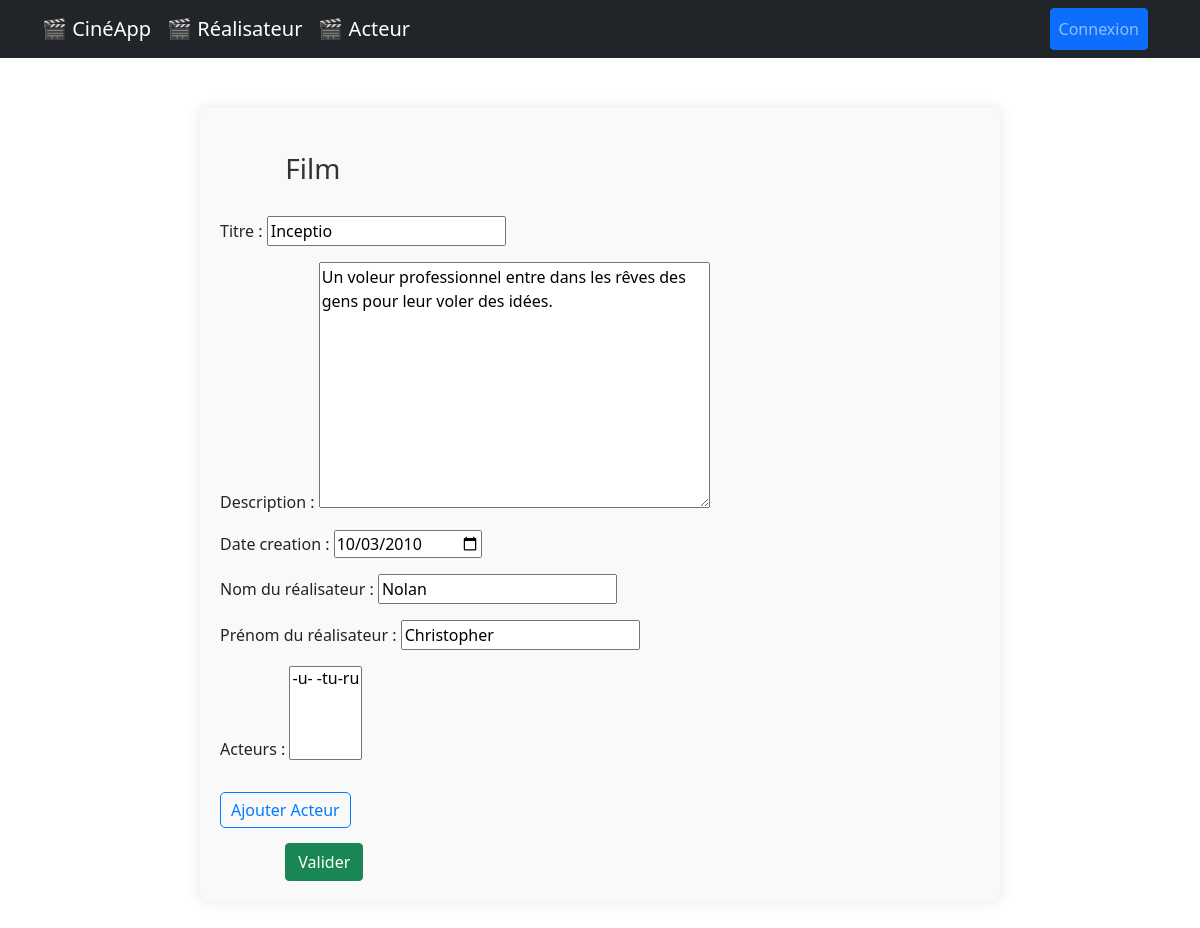
Before: /film/edit/1 with the older database file.
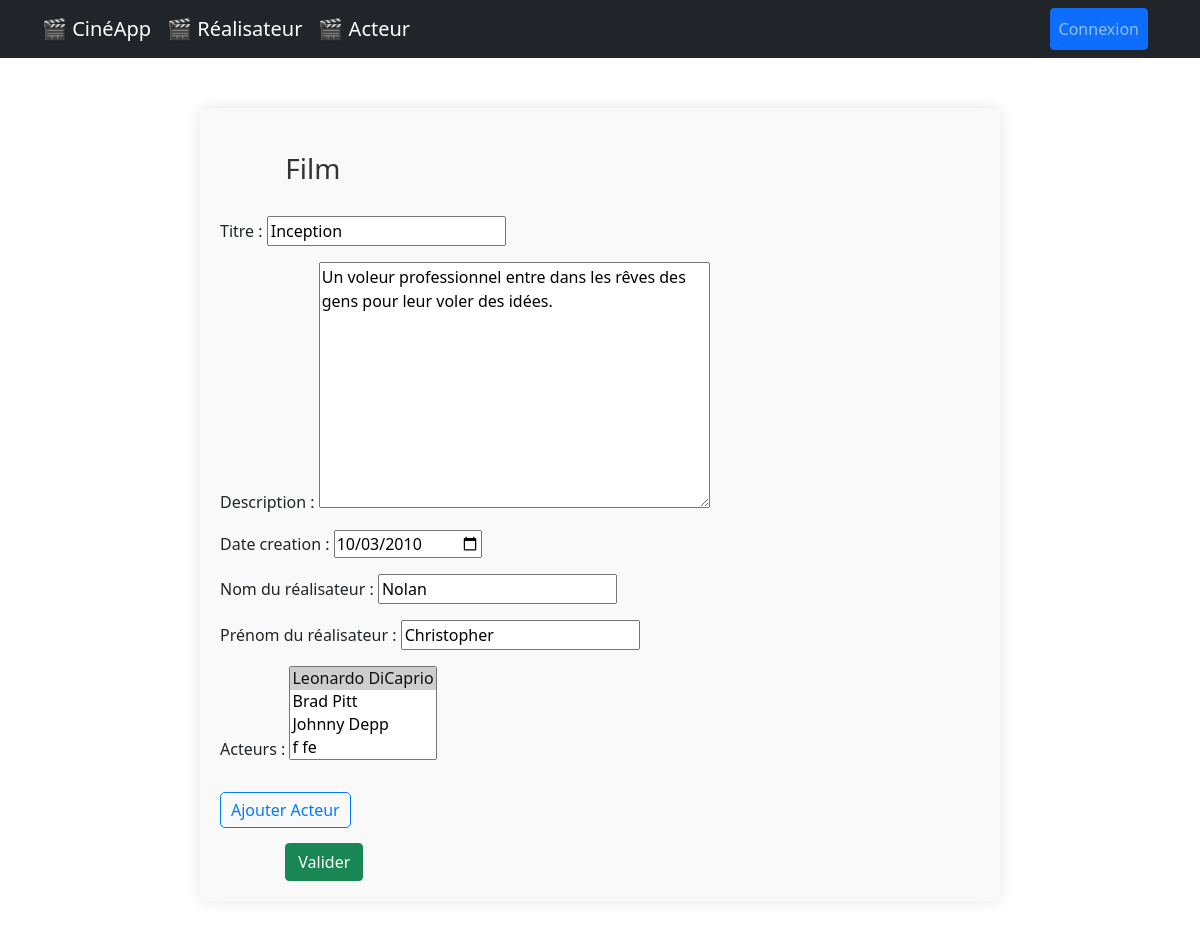
After: the same page with the newer database file.
### lesFilms/models.py (models this page shows, shortened)
class Film(models.Model):
    titre = models.CharField(max_length=250)
    description = models.TextField()
    date_creation = models.DateField()
    realisateur = models.ForeignKey(
        Realisateur, on_delete=models.CASCADE, related_name="films"
    )
    acteurs = models.ManyToManyField(Acteur, related_name="films")
    def formatted_date(self):
        return self.date_creation.strftime("%Y-%m-%d")

### lesFilms/views.py (the view, shortened to what this page needs)
class FilmUpdate(UpdateView):
    model = Film
    form_class = FilmForm
    template_name = "lesFilms/film/generic_form.html"
    success_url = reverse_lazy("film_list")
    def get_context_data(self, **kwargs):
        context = super().get_context_data(**kwargs)
        context["class_name"] = self.model.__name__
        context["action_name"] = "Modifier le"
        context["realisateur_form"] = RealisateurForm(self.request.POST or None)
        return context

### lesFilms/forms.py (shortened to what this page needs)
class FilmForm(forms.ModelForm):
    date_creation = forms.DateField(widget=forms.DateInput(attrs={"type": "date"}))
    realisateur_nom = forms.CharField(max_length=100, required=False, label="Nom du réalisateur")
    realisateur_prenom = forms.CharField(max_length=100, required=False, label="Prénom du réalisateur")
    def __init__(self, *args, **kwargs):
        super(FilmForm, self).__init__(*args, **kwargs)
        if self.instance and self.instance.pk:
            self.initial["date_creation"] = self.instance.formatted_date()
            self.initial["realisateur_nom"] = self.instance.realisateur.nom
            self.initial["realisateur_prenom"] = self.instance.realisateur.prenom
    class Meta:
        model = Film
        fields = ['titre', 'description', 'date_creation', 'realisateur_nom', 'realisateur_prenom', 'acteurs']

class RealisateurForm(forms.ModelForm):
    class Meta:
        model = Realisateur
        fields = "__all__"

### lesFilms/models.py (called while the page is built)
    def __str__(self):
        return f"{self.prenom} {self.nom}"

### lesFilms/templates/lesFilms/film/generic_form.html (shortened to what this page needs)
{% extends "lesFilms/base.html" %}
{% load static %}
{% block style %}<link rel="stylesheet" href="{% static 'css/style_form_film.css' %}" />{% endblock %}
{% block content %}
<form method="post" class="post-form">
  <div class="container container-form">
    <br />
    <div class="form-group row">
      <label class="col-sm-1 col-form-label"></label>
      <div class="col-sm-4">
        <h3>{{ action_description }} {{ class_name }}</h3>
      </div>
    </div>
    {{ form.as_p }}
    <a href="#" data-bs-toggle="modal"
    data-bs-target="#createActeurModal" class="open-createModal">Ajouter Acteur
    </a>
    <div class="form-group row">
      <label class="col-sm-1 col-form-label"></label>
      <div class="col-sm-4">
        <button type="submit" class="btn btn-success">Valider</button>
      </div>
    </div>
  </div>
</form>
{% endblock %}

Changed rows visible on the page:
changed Film "Un voleur professionnel entre dans les rêves des gens pour leur voler des idées.": titre "Inceptio" → "Inception"
Other visible differences:
form field acteurs: "-u- -tu-ru" → "Leonardo DiCaprio ☑ / Brad Pitt / Johnny Depp / f fe"
